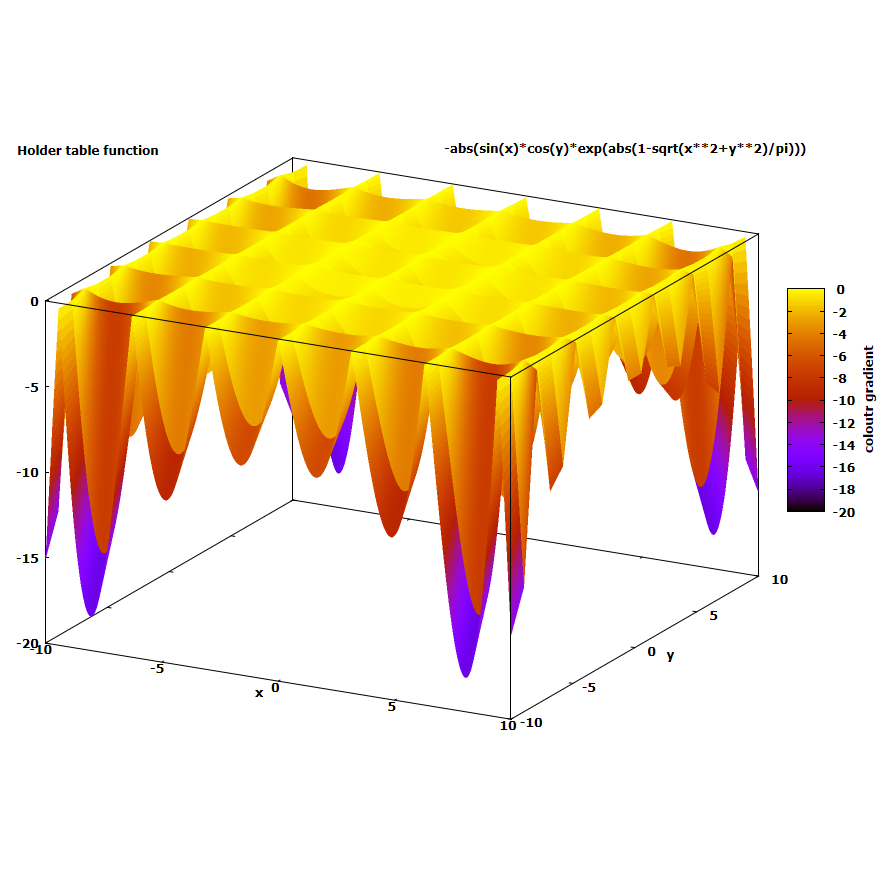

The gnuplot source for this figure:
# set terminal pngcairo transparent enhanced font "arial,10" fontscale 1.0 size 800, 640
# set output 'pm3d.png'
set border 4095 front lt black linewidth 1.000 dashtype solid
set sample 25, 25
set isosample 20, 20
unset surface
set style data lines
set xyplane relative 0
set title "Holder table function"
set xlabel "x"
set xrange [-10.0000 : 10.0000] noreverse nowriteback
set ylabel "y"
set yrange [-10.0000 : 10.0000] noreverse nowriteback
set zrange [-20.0000 : -0.00000] noreverse nowriteback
set cblabel "coloutr gradient"
set samples 750
set pm3d
splot -abs(sin(x)*cos(y)*exp(abs(1-sqrt(x**2+y**2)/pi)));